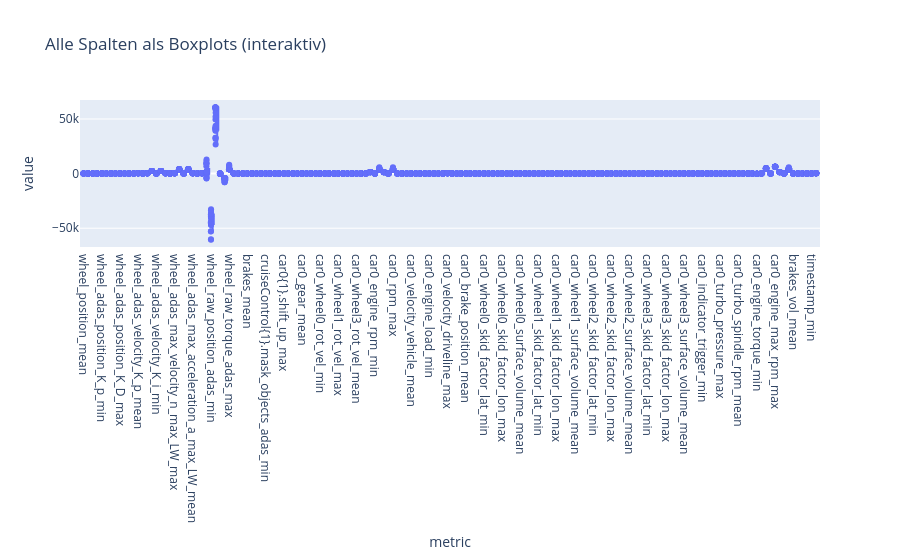

This figure's notebook cell:
### Code cell
long_df = data.melt(
    id_vars="filename",
    value_vars=numeric_cols,
    var_name="metric",
    value_name="value"
)

fig = px.box(
    long_df,
    x="metric",
    y="value",
    points="all",
    hover_data=["filename"],
    title="Alle Spalten als Boxplots (interaktiv)"
)

fig.update_traces(jitter=0.3)
fig.show()

### Figure 1 — Plotly figure (JSON) as saved in the notebook; plotly's stock layout.template omitted (floating-point values rounded to 4 significant figures; data arrays with more than 128 entries replaced by an {"elided": "..."} marker saying what was removed)
{"data": [{"alignmentgroup": "True", "boxpoints": "all", "customdata": {"elided": "3888x1 str values"}, "hovertemplate": "metric=%{x}<br>value=%{y}<br>filename=%{customdata[0]}<extra></extra>", "jitter": 0.3, "legendgroup": "", "marker": {"color": "#636efa"}, "name": "", "notched": false, "offsetgroup": "", "orientation": "v", "showlegend": false, "type": "box", "x": {"elided": "3888 str values"}, "x0": " ", "xaxis": "x", "y": {"elided": "3888 float values"}, "y0": " ", "yaxis": "y"}], "layout": {"boxmode": "group", "legend": {"tracegroupgap": 0}, "title": {"text": "Alle Spalten als Boxplots (interaktiv)"}, "xaxis": {"anchor": "y", "domain": [0, 1], "title": {"text": "metric"}}, "yaxis": {"anchor": "x", "domain": [0, 1], "title": {"text": "value"}}}}
